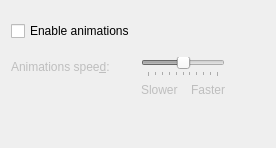
       <widget class="QWidget" name="tab_animations">
        <attribute name="title">
         <string>Ani&amp;mations</string>
        </attribute>
        <layout class="QGridLayout" name="gridLayout_12">
         <item row="5" column="0">
          <spacer name="verticalSpacer_13">
           <property name="orientation">
            <enum>Qt::Orientation::Vertical</enum>
           </property>
           <property name="sizeType">
            <enum>QSizePolicy::Policy::Fixed</enum>
           </property>
           <property name="sizeHint" stdset="0">
            <size>
             <width>20</width>
             <height>10</height>
            </size>
           </property>
          </spacer>
         </item>
         <item row="8" column="1">
          <spacer name="verticalSpacer_16">
           <property name="orientation">
            <enum>Qt::Orientation::Vertical</enum>
           </property>
           <property name="sizeHint" stdset="0">
            <size>
             <width>20</width>
             <height>40</height>
            </size>
           </property>
          </spacer>
         </item>
         <item row="6" column="0">
          <widget class="QLabel" name="animationsSpeedLabel1">
           <property name="enabled">
            <bool>false</bool>
           </property>
           <property name="text">
            <string>Animations spee&amp;d:</string>
           </property>
           <property name="buddy">
            <cstring>animationsSpeedRelativeSystem</cstring>
           </property>
          </widget>
         </item>
         <item row="4" column="0">
          <widget class="QCheckBox" name="animationsEnabled">
           <property name="text">
            <string>Enable animations</string>
           </property>
          </widget>
         </item>
         <item row="6" column="1">
          <widget class="QSlider" name="animationsSpeedRelativeSystem">
           <property name="enabled">
            <bool>false</bool>
           </property>
           <property name="minimum">
            <number>-10</number>
           </property>
           <property name="maximum">
            <number>10</number>
           </property>
           <property name="singleStep">
            <number>1</number>
           </property>
           <property name="orientation">
            <enum>Qt::Orientation::Horizontal</enum>
           </property>
           <property name="invertedControls">
            <bool>false</bool>
           </property>
           <property name="tickPosition">
            <enum>QSlider::TickPosition::TicksBelow</enum>
           </property>
           <property name="tickInterval">
            <number>2</number>
           </property>
          </widget>
         </item>
         <item row="6" column="3">
          <spacer name="horizontalSpacer_47">
           <property name="orientation">
            <enum>Qt::Orientation::Horizontal</enum>
           </property>
           <property name="sizeHint" stdset="0">
            <size>
             <width>40</width>
             <height>20</height>
            </size>
           </property>
          </spacer>
         </item>
         <item row="7" column="1">
          <layout class="QGridLayout" name="gridLayout_10">
           <item row="0" column="0">
            <widget class="QLabel" name="animationsSpeedLabel2">
             <property name="enabled">
              <bool>false</bool>
             </property>
             <property name="text">
              <string>Slower</string>
             </property>
            </widget>
           </item>
           <item row="0" column="1">
            <widget class="QLabel" name="animationsSpeedLabel4">
             <property name="enabled">
              <bool>false</bool>
             </property>
             <property name="text">
              <string>Faster</string>
             </property>
             <property name="alignment">
              <set>Qt::AlignmentFlag::AlignRight|Qt::AlignmentFlag::AlignTrailing|Qt::AlignmentFlag::AlignVCenter</set>
             </property>
            </widget>
           </item>
          </layout>
         </item>
         <item row="3" column="0">
          <spacer name="verticalSpacer_14">
           <property name="orientation">
            <enum>Qt::Orientation::Vertical</enum>
           </property>
           <property name="sizeType">
            <enum>QSizePolicy::Policy::Fixed</enum>
           </property>
           <property name="sizeHint" stdset="0">
            <size>
             <width>20</width>
             <height>10</height>
            </size>
           </property>
          </spacer>
         </item>
        </layout>
       </widget>
